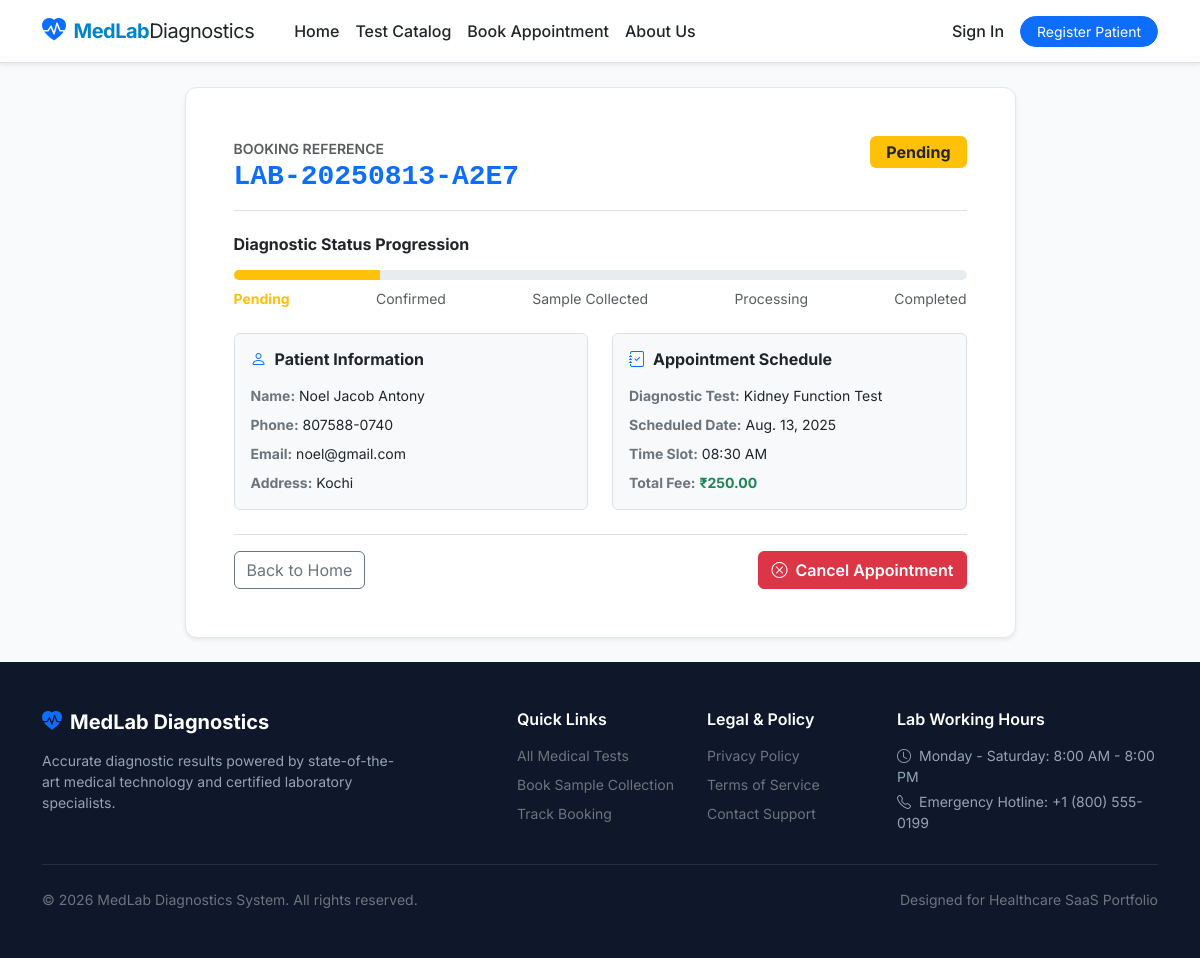
The app's page /booking/LAB-20250813-A2E7/ with its own data.
### booking/models.py (models this page shows, shortened)
class Booking(models.Model):
    STATUS_PENDING = 'pending'
    STATUS_CONFIRMED = 'confirmed'
    STATUS_SAMPLE_COLLECTED = 'sample_collected'
    STATUS_PROCESSING = 'processing'
    STATUS_COMPLETED = 'completed'
    STATUS_CANCELLED = 'cancelled'
    STATUS_CHOICES = [
        (STATUS_PENDING, 'Pending'),
        (STATUS_CONFIRMED, 'Confirmed'),
        (STATUS_SAMPLE_COLLECTED, 'Sample Collected'),
        (STATUS_PROCESSING, 'Processing'),
        (STATUS_COMPLETED, 'Completed'),
        (STATUS_CANCELLED, 'Cancelled'),
    ]
    ALLOWED_TRANSITIONS = {
        STATUS_PENDING: [STATUS_CONFIRMED, STATUS_CANCELLED],
        STATUS_CONFIRMED: [STATUS_SAMPLE_COLLECTED, STATUS_CANCELLED],
        STATUS_SAMPLE_COLLECTED: [STATUS_PROCESSING, STATUS_CANCELLED],
        STATUS_PROCESSING: [STATUS_COMPLETED, STATUS_CANCELLED],
        STATUS_COMPLETED: [],
        STATUS_CANCELLED: [],
    }
    reference_number = models.CharField(
        max_length=20,
        unique=True,
        blank=True,
        editable=False,
        help_text='Unique booking reference code (e.g. LAB-20250101-ABCD)'
    )
    patient = models.ForeignKey(
        Patient,
        on_delete=models.CASCADE,
        related_name='bookings',
        help_text='Patient who made the booking'
    )
    test = models.ForeignKey(
        Test,
        on_delete=models.CASCADE,
        related_name='bookings',
        help_text='Medical test to be performed'
    )
    booking_date = models.DateField(help_text='Date when the test will be performed')
    booking_time = models.TimeField(help_text='Time when the test will be performed')
    status = models.CharField(
        max_length=20,
        choices=STATUS_CHOICES,
        default=STATUS_PENDING,
        help_text='Current status of the booking'
    )
    notes = models.TextField(
        blank=True,
        help_text='Additional notes or special instructions'
    )
    created_at = models.DateTimeField(auto_now_add=True)
    updated_at = models.DateTimeField(auto_now=True)
    class Meta:
        ordering = ['-booking_date', '-booking_time']
        verbose_name = 'Booking'
        verbose_name_plural = 'Bookings'
        constraints = [
            models.UniqueConstraint(
                fields=['test', 'booking_date', 'booking_time'],
                condition=models.Q(status__in=['pending', 'confirmed', 'sample_collected', 'processing']),
                name='unique_active_booking_slot'
            )
        ]
        indexes = [
            models.Index(fields=['status']),
            models.Index(fields=['booking_date', 'booking_time']),
            models.Index(fields=['reference_number']),
        ]
    @property
    def can_cancel(self):
        return self.status in [self.STATUS_PENDING, self.STATUS_CONFIRMED]
    @property
    def total_cost(self):
        return self.test.price
    def get_status_badge_class(self):
        badge_classes = {
            self.STATUS_PENDING: 'bg-warning text-dark',
            self.STATUS_CONFIRMED: 'bg-info text-white',
            self.STATUS_SAMPLE_COLLECTED: 'bg-primary text-white',
            self.STATUS_PROCESSING: 'bg-purple text-white',
            self.STATUS_COMPLETED: 'bg-success text-white',
            self.STATUS_CANCELLED: 'bg-danger text-white',
        }
        return badge_classes.get(self.status, 'bg-secondary text-white')

class Patient(models.Model):
    GENDER_CHOICES = [
        ('M', 'Male'),
        ('F', 'Female'),
        ('O', 'Other'),
    ]
    user = models.OneToOneField(
        settings.AUTH_USER_MODEL,
        on_delete=models.CASCADE,
        null=True,
        blank=True,
        related_name='patient_profile',
        help_text='Associated user account if registered'
    )
    name = models.CharField(max_length=100, help_text='Full name of the patient')
    age = models.IntegerField(
        validators=[MinValueValidator(1), MaxValueValidator(120)],
        help_text='Age of the patient'
    )
    gender = models.CharField(max_length=1, choices=GENDER_CHOICES)
    phone = models.CharField(
        max_length=15,
        validators=[RegexValidator(r'^\+?1?\d{9,15}$', 'Enter a valid phone number (e.g. +1234567890 or 9876543210)')],
        help_text='Contact phone number'
    )
    email = models.EmailField(help_text='Email address for notifications and account verification')
    address = models.TextField(help_text='Full address of the patient')
    created_at = models.DateTimeField(auto_now_add=True)
    updated_at = models.DateTimeField(auto_now=True)
    class Meta:
        ordering = ['-created_at']
        verbose_name = 'Patient'
        verbose_name_plural = 'Patients'
        indexes = [
            models.Index(fields=['email']),
            models.Index(fields=['phone']),
        ]

class Test(models.Model):
    category = models.ForeignKey(
        Category,
        on_delete=models.SET_NULL,
        null=True,
        blank=True,
        related_name='tests',
        help_text='Category of the test'
    )
    test_name = models.CharField(
        max_length=100,
        unique=True,
        help_text='Name of the medical test'
    )
    code = models.CharField(
        max_length=20,
        unique=True,
        null=True,
        blank=True,
        help_text='Unique test code (e.g. CBC-01)'
    )
    description = models.TextField(help_text='Detailed description of the test and what it diagnoses')
    preparation_instructions = models.TextField(
        blank=True,
        default='No special fasting required unless instructed by your physician.',
        help_text='Patient preparation guidelines (e.g. Fasting 8-10 hours)'
    )
    price = models.DecimalField(
        max_digits=10,
        decimal_places=2,
        validators=[MinValueValidator(0.01)],
        help_text='Price of the test'
    )
    turnaround_time = models.CharField(
        max_length=50,
        default='24 Hours',
        help_text='Estimated time to deliver results (e.g. 12 Hours, 2 Days)'
    )
    duration_hours = models.IntegerField(
        default=1,
        validators=[MinValueValidator(1), MaxValueValidator(24)],
        help_text='Expected duration of the sample collection procedure in hours'
    )
    is_active = models.BooleanField(
        default=True,
        help_text='Whether this test is currently available for booking'
    )
    created_at = models.DateTimeField(auto_now_add=True)
    updated_at = models.DateTimeField(auto_now=True)
    class Meta:
        ordering = ['test_name']
        verbose_name = 'Medical Test'
        verbose_name_plural = 'Medical Tests'
        indexes = [
            models.Index(fields=['is_active', 'test_name']),
        ]

### booking/views.py (the view)
# urls.py: path('booking/<str:reference_number>/', views.booking_detail, name='booking_detail'),
def booking_detail(request, reference_number):
    booking = get_object_or_404(Booking.objects.select_related('patient', 'test', 'test__category'), reference_number=reference_number)
    if request.user.is_authenticated and not request.user.is_staff:
        if hasattr(request.user, 'patient_profile') and booking.patient != request.user.patient_profile:
            return HttpResponseForbidden("Access Denied: You cannot view another patient's booking.")
    return render(request, 'booking/booking_detail.html', {
        'booking': booking,
        'page_title': f'Booking Details - {booking.reference_number}',
    })

### booking/templates/booking/booking_detail.html (shortened to what this page needs)
{% extends "booking/base.html" %}
{% block content %}
<div class="container py-4">
    <div class="row justify-content-center">
        <div class="col-lg-9">
            <div class="card card-custom p-4 p-md-5 shadow-sm">
                <div class="d-flex justify-content-between align-items-start mb-4 border-bottom pb-3 flex-wrap gap-2">
                    <div>
                        <span class="text-muted small fw-semibold">BOOKING REFERENCE</span>
                        <h3 class="fw-bold text-primary font-monospace mb-0">{{ booking.reference_number }}</h3>
                    </div>
                    <div>
                        <span class="badge {{ booking.get_status_badge_class }} fs-6 px-3 py-2">{{ booking.get_status_display }}</span>
                    </div>
                </div>
                <div class="mb-4">
                    <h6 class="fw-bold text-dark mb-3">Diagnostic Status Progression</h6>
                    <div class="progress" style="height: 10px;">
                        {% if booking.status == 'pending' %}
                            <div class="progress-bar bg-warning" role="progressbar" style="width: 20%"></div>
                        {% elif booking.status == 'confirmed' %}
                            <div class="progress-bar bg-info" role="progressbar" style="width: 40%"></div>
                        {% elif booking.status == 'sample_collected' %}
                            <div class="progress-bar bg-primary" role="progressbar" style="width: 60%"></div>
                        {% elif booking.status == 'processing' %}
                            <div class="progress-bar bg-purple" role="progressbar" style="width: 80%"></div>
                        {% elif booking.status == 'completed' %}
                            <div class="progress-bar bg-success" role="progressbar" style="width: 100%"></div>
                        {% elif booking.status == 'cancelled' %}
                            <div class="progress-bar bg-danger" role="progressbar" style="width: 100%"></div>
                        {% endif %}
                    </div>
                    <div class="d-flex justify-content-between text-muted small mt-2">
                        <span class="{% if booking.status == 'pending' %}fw-bold text-warning{% endif %}">Pending</span>
                        <span class="{% if booking.status == 'confirmed' %}fw-bold text-info{% endif %}">Confirmed</span>
                        <span class="{% if booking.status == 'sample_collected' %}fw-bold text-primary{% endif %}">Sample Collected</span>
                        <span class="{% if booking.status == 'processing' %}fw-bold text-purple{% endif %}">Processing</span>
                        <span class="{% if booking.status == 'completed' %}fw-bold text-success{% endif %}">Completed</span>
                    </div>
                </div>
                <div class="row g-4 mb-4">
                    <div class="col-md-6">
                        <div class="bg-light p-3 rounded border h-100">
                            <h6 class="fw-bold text-dark mb-3"><i class="bi bi-person me-2 text-primary"></i>Patient Information</h6>
                            <div class="small mb-2"><strong class="text-secondary">Name:</strong> {{ booking.patient.name }}</div>
                            <div class="small mb-2"><strong class="text-secondary">Phone:</strong> {{ booking.patient.phone }}</div>
                            <div class="small mb-2"><strong class="text-secondary">Email:</strong> {{ booking.patient.email }}</div>
                            <div class="small mb-0"><strong class="text-secondary">Address:</strong> {{ booking.patient.address }}</div>
                        </div>
                    </div>
                    <div class="col-md-6">
                        <div class="bg-light p-3 rounded border h-100">
                            <h6 class="fw-bold text-dark mb-3"><i class="bi bi-journal-check me-2 text-primary"></i>Appointment Schedule</h6>
                            <div class="small mb-2"><strong class="text-secondary">Diagnostic Test:</strong> {{ booking.test.test_name }}</div>
                            <div class="small mb-2"><strong class="text-secondary">Scheduled Date:</strong> {{ booking.booking_date }}</div>
                            <div class="small mb-2"><strong class="text-secondary">Time Slot:</strong> {{ booking.booking_time|time:"h:i A" }}</div>
                            <div class="small mb-0"><strong class="text-secondary">Total Fee:</strong> <span class="fw-bold text-success">₹{{ booking.total_cost }}</span></div>
                        </div>
                    </div>
                </div>
                <div class="d-flex justify-content-between align-items-center pt-3 border-top flex-wrap gap-2">
                    {% if user.is_staff %}
                    <a href="{% url 'booking:admin_dashboard' %}" class="btn btn-outline-secondary">Back to Staff Dashboard</a>
                    {% elif user.is_authenticated %}
                    <a href="{% url 'booking:patient_dashboard' %}" class="btn btn-outline-secondary">Back to My Dashboard</a>
                    {% else %}
                    <a href="{% url 'booking:home' %}" class="btn btn-outline-secondary">Back to Home</a>
                    {% endif %}
                    {% if booking.can_cancel %}
                    <a href="{% url 'booking:cancel_booking' booking.reference_number %}" class="btn btn-danger fw-semibold">
                        <i class="bi bi-x-circle me-1"></i> Cancel Appointment
                    </a>
                    {% endif %}
                </div>
            </div>
        </div>
    </div>
</div>
{% endblock %}

### booking/templates/booking/base.html (style rules this page uses)
body { font-family: 'Inter', -apple-system, BlinkMacSystemFont, "Segoe UI", Roboto, sans-serif; background-color: #f8fafc; color: #1e293b; display: flex; flex-direction: column; min-height: 100vh; }
.card-custom { border: 1px solid #e2e8f0; border-radius: 0.75rem; transition: transform 0.2s ease, box-shadow 0.2s ease; }

### records on screen
Booking: reference_number "LAB-20250813-A2E7", status "Pending", patient.name "Noel Jacob Antony", patient.phone "807588-0740", patient.email "noel@gmail.com", patient.address "Kochi", test.test_name "Kidney Function Test", booking_date "Aug. 13, 2025", booking_time "08:30 AM", total_cost "250.00"
